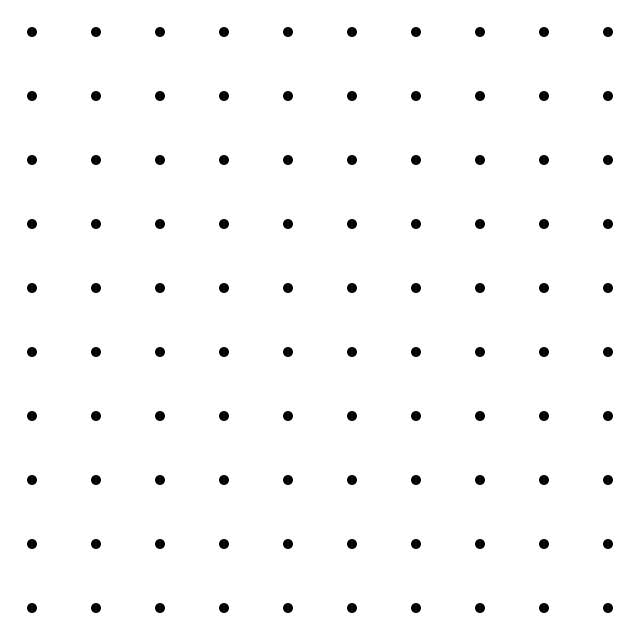
Frame 1 (no input)
Frame 2 (the mouse pressed at the canvas centre, redrawn once): identical to frame 1, image omitted

The Processing sketch that drew this single still picture (run headless with seeded random() and noise(); the mouse was pressed at the canvas centre and the sketch redrawn once):

// Processing sketch: sketch_02_grid_random
// ── sketch_02_grid_random.pde
void setup(){
  size(640, 640);
  noLoop();
}

void draw() {
  background(255);
  noStroke();
   
  int cols = 10;
  int rows = 10;
  float deltaX = width / cols; // delta greek for difference
  float deltaY = height / rows;
  
  fill(0);
  for (int i = 0; i < cols; i++) {
    float x = deltaX * i + deltaX / 2;
    drawCol(rows, deltaY, x);
  }
}

void drawCol(int rows, float deltaY, float x){
  for (int j = 0; j < rows; j++) {
    float y = deltaY * j + deltaY / 2;
    ellipse(x, y, 10, 10);
  }
}
